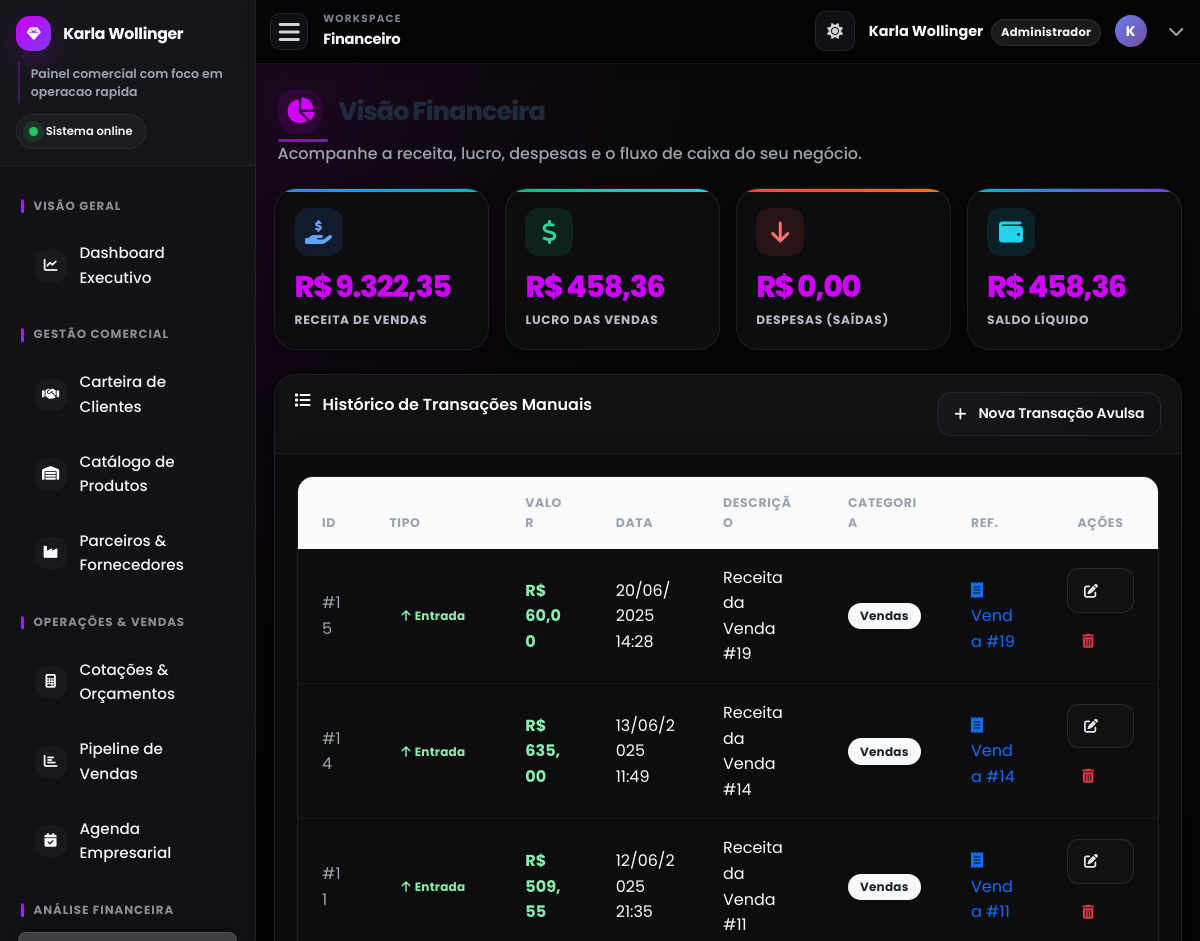
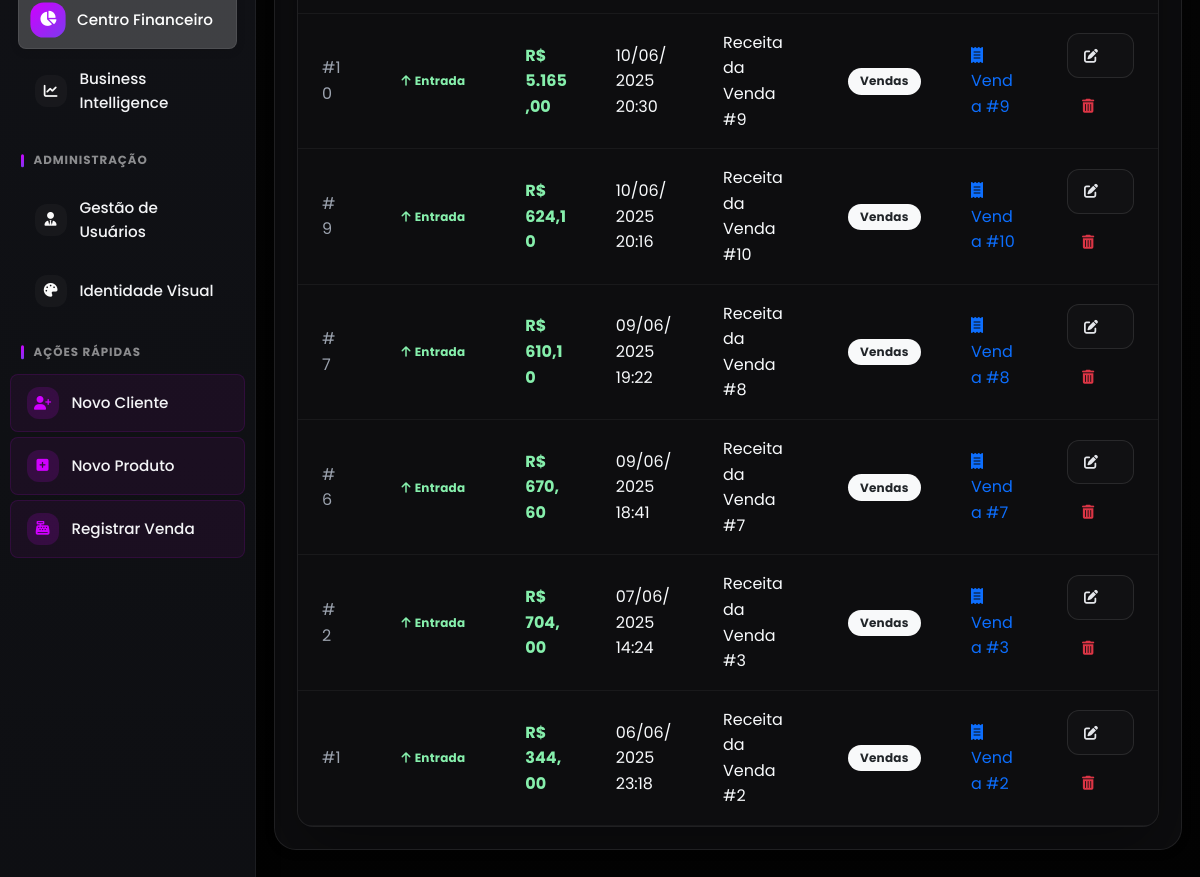
The page /financeiro.php (signed in) on the database its author committed (2 pictures, top to bottom).
### tables this page shows
CREATE TABLE `transacoes_financeiras` (
  `id` int(11) NOT NULL,
  `tipo` enum('entrada','saida') NOT NULL,
  `valor` decimal(10,2) NOT NULL,
  `data_transacao` datetime DEFAULT current_timestamp(),
  `descricao` varchar(255) NOT NULL,
  `categoria` varchar(100) DEFAULT NULL,
  `referencia_id` int(11) DEFAULT NULL,
  `tabela_referencia` varchar(50) DEFAULT NULL,
  `empresa_id` int(11) DEFAULT NULL
);

### includes/ui_helpers.php (called while the page is built, shortened)
<?php
if (!function_exists('fmt_brl')) {
    function fmt_brl(float $value, int $precision = 1): string {
        $abs = abs($value);
        return 'R$ ' . number_format($value, 2, ',', '.');
    }
}
        ?>

### financeiro.php (the view, shortened to what this page needs)
<?php
require_once 'includes/db_connect.php';
$receita_total_vendas = 0;
$sql_receita = "SELECT SUM(valor_total) FROM vendas WHERE status_venda = 'concluida'";
if ($result = $conn->query($sql_receita)) {
    $receita_total_vendas = $result->fetch_row()[0] ?? 0;
}
$lucro_total_vendas = 0;
$sql_lucro = "SELECT SUM(iv.preco_unitario * iv.quantidade * (p.percentual_lucro / 100))
              FROM vendas v
              JOIN itens_venda iv ON v.id = iv.venda_id
              JOIN produtos p ON iv.produto_id = p.id
              WHERE v.status_venda = 'concluida'";
if ($result = $conn->query($sql_lucro)) {
    $lucro_total_vendas = $result->fetch_row()[0] ?? 0;
}
$total_despesas = 0;
$saldo_liquido = $lucro_total_vendas - $total_despesas;
$resultados_por_pagina = 15;
$pagina_atual = max(1, (int) ($_GET['page'] ?? 1));
$offset = ($pagina_atual - 1) * $resultados_por_pagina;
$sql_select_transacoes = "SELECT id, tipo, valor, data_transacao, descricao, categoria, referencia_id, tabela_referencia
                         FROM transacoes_financeiras
                         ORDER BY data_transacao DESC
                         LIMIT ? OFFSET ?";
$stmt = $conn->prepare($sql_select_transacoes);
$stmt->bind_param("ii", $resultados_por_pagina, $offset);
$stmt->execute();
$result_transacoes = $stmt->get_result();
include_once 'includes/header.php';
?>
<div class="page-header fade-in-up">
    <h1 class="page-title">
        <i class="fas fa-chart-pie"></i>
        Visão Financeira
    </h1>
    <p class="page-subtitle">
        Acompanhe a receita, lucro, despesas e o fluxo de caixa do seu negócio.
    </p>
</div>
<div class="row g-4 mb-4 fade-in-up">
    <div class="col-6 col-lg-3">
        <div class="stats-card primary">
            <div class="stats-icon primary">
                <i class="fas fa-hand-holding-usd"></i>
            </div>
            <div class="stats-value"><?php echo fmt_brl($receita_total_vendas); ?></div>
            <div class="stats-label">Receita de Vendas</div>
        </div>
    </div>
    <div class="col-6 col-lg-3">
        <div class="stats-card success">
            <div class="stats-icon success">
                <i class="fas fa-dollar-sign"></i>
            </div>
            <div class="stats-value"><?php echo fmt_brl($lucro_total_vendas); ?></div>
            <div class="stats-label">Lucro das Vendas</div>
        </div>
    </div>
    <div class="col-6 col-lg-3">
        <div class="stats-card danger">
            <div class="stats-icon danger">
                <i class="fas fa-arrow-down"></i>
            </div>
            <div class="stats-value"><?php echo fmt_brl($total_despesas); ?></div>
            <div class="stats-label">Despesas (Saídas)</div>
        </div>
    </div>
    <div class="col-6 col-lg-3">
        <div class="stats-card <?php echo ($saldo_liquido >= 0 ? 'info' : 'warning'); ?>">
            <div class="stats-icon <?php echo ($saldo_liquido >= 0 ? 'info' : 'warning'); ?>">
                <i class="fas fa-wallet"></i>
            </div>
            <div class="stats-value"><?php echo fmt_brl($saldo_liquido); ?></div>
            <div class="stats-label">Saldo Líquido</div>
        </div>
    </div>
</div>
<div class="modern-card fade-in-up">
    <div class="card-header-modern">
        <i class="fas fa-list"></i>
        Histórico de Transações Manuais
        <div class="ms-auto">
            <a href="registrar_transacao.php" class="btn btn-primary btn-sm">
                <i class="fas fa-plus me-1"></i> Nova Transação Avulsa
            </a>
        </div>
    </div>
    <div class="card-body-modern">
        <?php if ($result_transacoes && $result_transacoes->num_rows > 0): ?>
            <div class="table-modern">
                <table class="table table-hover mb-0">
                    <thead>
                        <tr>
                            <th>ID</th>
                            <th>Tipo</th>
                            <th>Valor</th>
                            <th>Data</th>
                            <th>Descrição</th>
                            <th>Categoria</th>
                            <th>Ref.</th>
                            <th class="text-center">Ações</th>
                        </tr>
                    </thead>
                    <tbody>
                        <?php
                        while($row = $result_transacoes->fetch_assoc()) {
                            $tipo_class = ($row['tipo'] == 'entrada') ? 'text-success' : 'text-danger';
                            $tipo_icon = ($row['tipo'] == 'entrada') ? 'fa-arrow-up' : 'fa-arrow-down';
                            $referencia_link = 'N/A';
                            if (!empty($row['referencia_id']) && !empty($row['tabela_referencia'])) {
                                $tabela_ref = htmlspecialchars($row['tabela_referencia']);
                                $ref_id = htmlspecialchars($row['referencia_id']);
                                if ($tabela_ref == 'vendas') {
                                    $referencia_link = '<a href="detalhes_venda.php?id=' . $ref_id . '" class="text-decoration-none" title="Ver Venda"><i class="fas fa-receipt"></i> Venda #' . $ref_id . '</a>';
                                } elseif ($tabela_ref == 'orcamentos') {
                                    $referencia_link = '<a href="detalhes_orcamento.php?id=' . $ref_id . '" class="text-decoration-none" title="Ver Orçamento"><i class="fas fa-file-alt"></i> Orçam. #' . $ref_id . '</a>';
                                }
                            }
                            ?>
                            <tr>
                                <td><span class="text-muted">#<?php echo htmlspecialchars($row['id']); ?></span></td>
                                <td>
                                    <span class="badge bg-<?php echo ($row['tipo'] == 'entrada') ? 'success-light' : 'danger-light'; ?> text-<?php echo ($row['tipo'] == 'entrada') ? 'success' : 'danger'; ?>">
                                        <i class="fas <?php echo $tipo_icon; ?> me-1"></i><?php echo htmlspecialchars(ucfirst($row['tipo'])); ?>
                                    </span>
                                </td>
                                <td class="<?php echo $tipo_class; ?> fw-bold">
                                    R$ <?php echo number_format($row['valor'], 2, ',', '.'); ?>
                                </td>
                                <td><?php echo date('d/m/Y H:i', strtotime($row['data_transacao'])); ?></td>
                                <td><?php echo htmlspecialchars($row['descricao']); ?></td>
                                <td>
                                    <?php if (!empty($row['categoria'])): ?>
                                        <span class="badge bg-light text-dark"><?php echo htmlspecialchars($row['categoria']); ?></span>
                                    <?php else: ?>
                                        <span class="text-muted">-</span>
                                    <?php endif; ?>
                                </td>
                                <td><?php echo $referencia_link; ?></td>
                                <td class="text-center">
                                    <div class="btn-group" role="group">
                                        <a href="registrar_transacao.php?id=<?php echo $row['id']; ?>" class="btn btn-outline-primary btn-sm" title="Editar">
                                            <i class="fas fa-edit"></i>
                                        </a>
                                        <a href="financeiro.php?action=delete&id=<?php echo $row['id']; ?>" class="btn btn-outline-danger btn-sm" title="Excluir" onclick="return confirm('Tem certeza que deseja excluir esta transação? Isso pode afetar o balanço financeiro.');">
                                            <i class="fas fa-trash-alt"></i>
                                        </a>
                                    </div>
                                </td>
                            </tr>
                            <?php
                        }
                        ?>
                    </tbody>
                </table>
            </div>
        <?php endif; ?>
    </div>
</div>
<?php
include_once 'includes/footer.php';
?>

### rows shown on the page
transacoes_financeiras: id "15", tipo "Entrada", valor "60,00", data_transacao "20/06/2025 14:28", descricao "Receita da Venda #19", categoria "Vendas", referencia "19"
transacoes_financeiras: id "14", tipo "Entrada", valor "635,00", data_transacao "13/06/2025 11:49", descricao "Receita da Venda #14", categoria "Vendas", referencia "14"
transacoes_financeiras: id "11", tipo "Entrada", valor "509,55", data_transacao "12/06/2025 21:35", descricao "Receita da Venda #11", categoria "Vendas", referencia "11"
transacoes_financeiras: id "10", tipo "Entrada", valor "5.165,00", data_transacao "10/06/2025 20:30", descricao "Receita da Venda #9", categoria "Vendas", referencia "9"
transacoes_financeiras: id "9", tipo "Entrada", valor "624,10", data_transacao "10/06/2025 20:16", descricao "Receita da Venda #10", categoria "Vendas", referencia "10"
transacoes_financeiras: id "7", tipo "Entrada", valor "610,10", data_transacao "09/06/2025 19:22", descricao "Receita da Venda #8", categoria "Vendas", referencia "8"
transacoes_financeiras: id "6", tipo "Entrada", valor "670,60", data_transacao "09/06/2025 18:41", descricao "Receita da Venda #7", categoria "Vendas", referencia "7"
transacoes_financeiras: id "2", tipo "Entrada", valor "704,00", data_transacao "07/06/2025 14:24", descricao "Receita da Venda #3", categoria "Vendas", referencia "3"
transacoes_financeiras: id "1", tipo "Entrada", valor "344,00", data_transacao "06/06/2025 23:18", descricao "Receita da Venda #2", categoria "Vendas", referencia "2"

### other values the page prints
$current_page_title "Financeiro"
$_SESSION["nome"] "Karla Wollinger"
$user_role_label "Administrador"
substr($_SESSION["nome"] ?? 'U', 0, 1) "K"
fmt_brl($receita_total_vendas) "R$ 9.322,35"
fmt_brl($lucro_total_vendas) "R$ 458,36"
fmt_brl($total_despesas) "R$ 0,00"
fmt_brl($saldo_liquido) "R$ 458,36"
